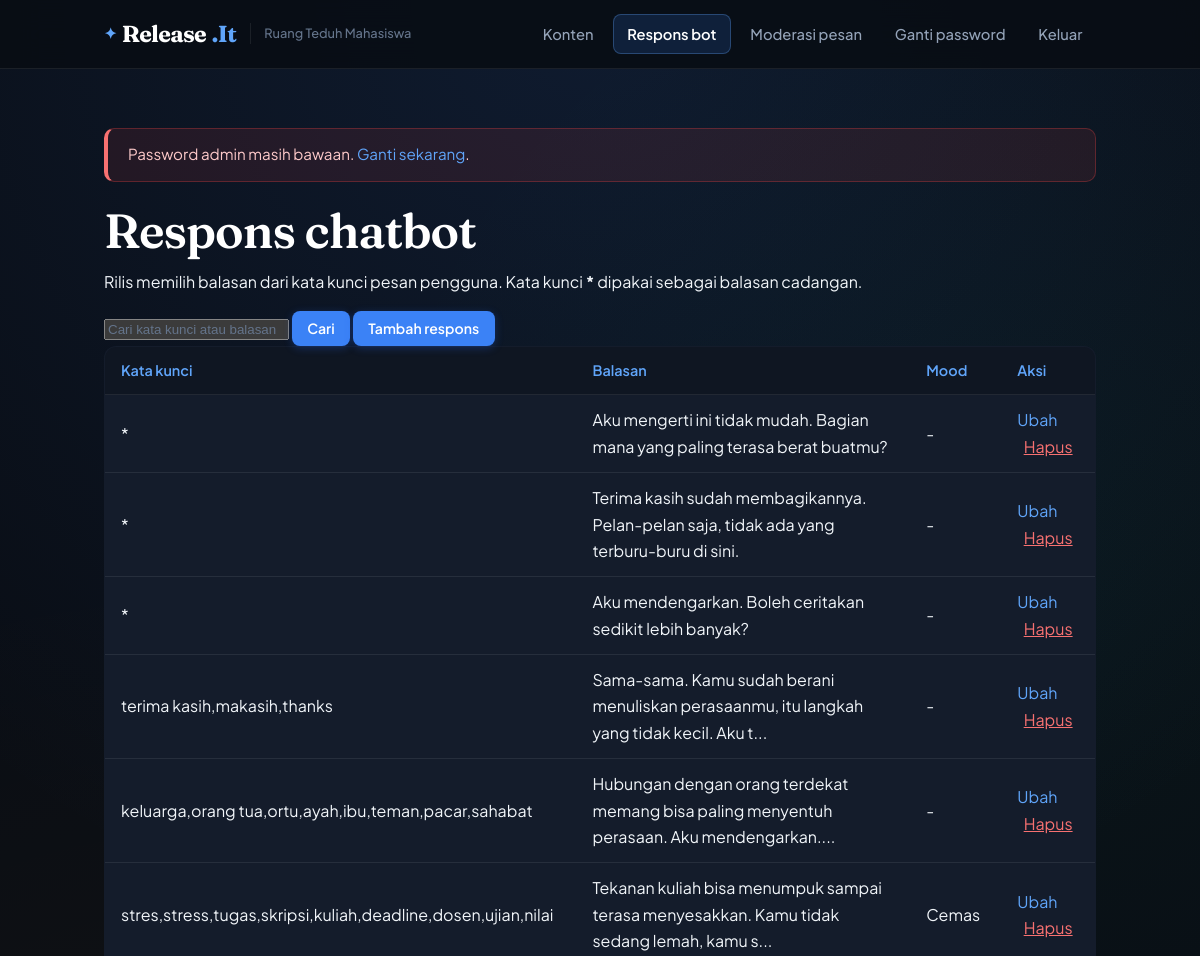
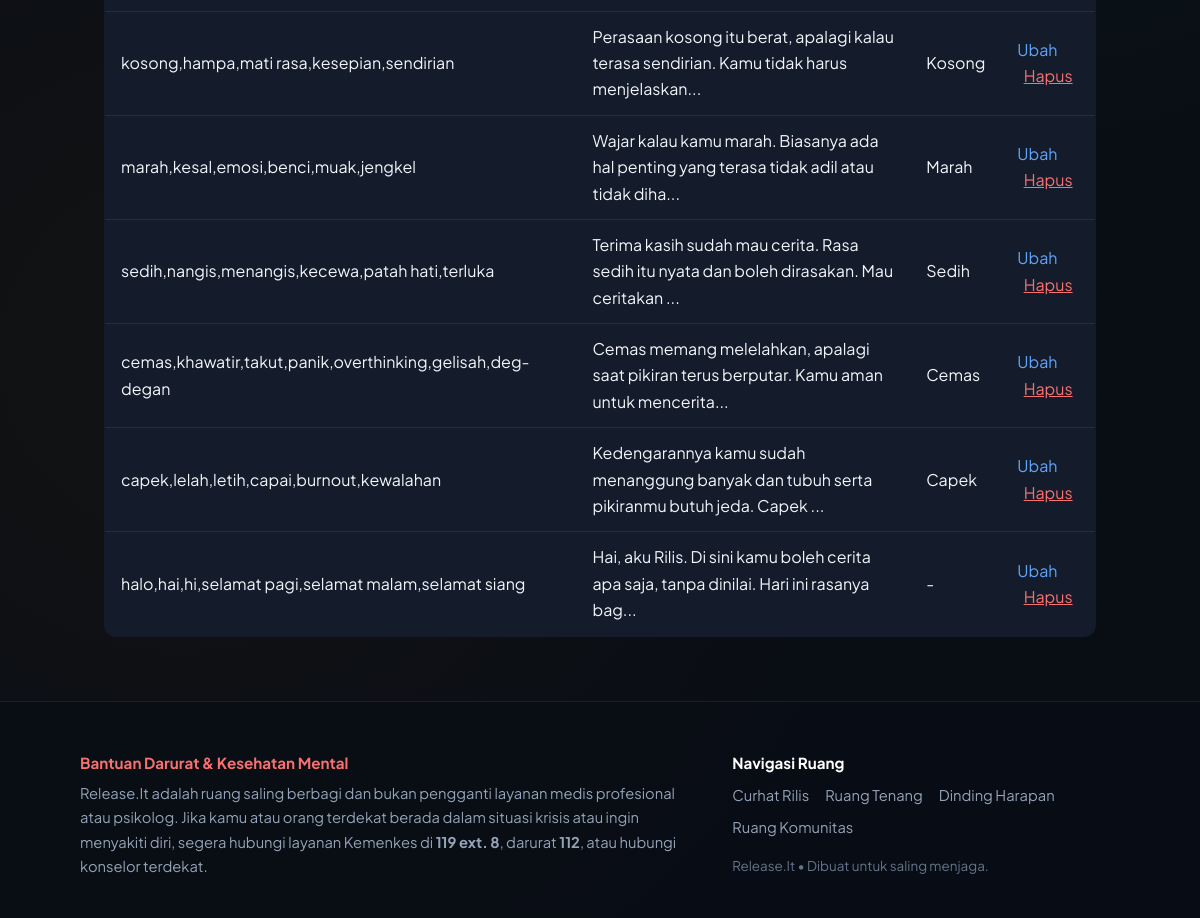
Screenshot of /admin/bot.php (signed in) with the database file from the repository (2 pictures, top to bottom).
### tables this page shows
CREATE TABLE respons_bot (
  id INT AUTO_INCREMENT PRIMARY KEY,
  kata_kunci VARCHAR(255) NOT NULL,
  balasan TEXT NOT NULL,
  id_mood INT NULL,                
  FOREIGN KEY (id_mood) REFERENCES mood(id) ON DELETE SET NULL
);

CREATE TABLE mood (
  id INT AUTO_INCREMENT PRIMARY KEY,
  nama VARCHAR(30) NOT NULL
);

### config/koneksi.php (called while the page is built, shortened)
<?php
function e($s) { return htmlspecialchars($s, ENT_QUOTES, 'UTF-8'); }

### admin/bot.php (the view, shortened to what this page needs)
<?php
require '../config/koneksi.php';
$q = trim($_GET['q'] ?? '');
$s = $pdo->prepare("SELECT r.*, m.nama AS mood FROM respons_bot r LEFT JOIN mood m ON m.id = r.id_mood
                    WHERE r.kata_kunci LIKE ? OR r.balasan LIKE ? ORDER BY r.id DESC");
$s->execute(["%$q%", "%$q%"]);
$rows = $s->fetchAll();
require '../includes/header.php';
?>
<section>
  <h1>Respons chatbot</h1>
  <p>Rilis memilih balasan dari kata kunci pesan pengguna. Kata kunci <strong>*</strong> dipakai sebagai balasan cadangan.</p>
  <form method="get" class="baris">
    <input name="q" placeholder="Cari kata kunci atau balasan" value="<?= e($q) ?>">
    <button class="tombol kecil">Cari</button>
    <a class="tombol kecil" href="bot_form.php">Tambah respons</a>
  </form>
  <div class="gulir"><table>
    <tr><th>Kata kunci</th><th>Balasan</th><th>Mood</th><th>Aksi</th></tr>
    <?php foreach ($rows as $r): ?>
    <tr>
      <td><?= e($r['kata_kunci']) ?></td>
      <td><?= e(mb_strimwidth($r['balasan'], 0, 90, '...')) ?></td>
      <td><?= e($r['mood'] ?? '-') ?></td>
      <td>
        <a href="bot_form.php?id=<?= $r['id'] ?>">Ubah</a>
        <form method="post" class="inline" onsubmit="return confirm('Hapus respons ini?')">
          <?= csrf_field() ?><button name="hapus" value="<?= $r['id'] ?>" class="link-bahaya">Hapus</button>
        </form>
      </td>
    </tr>
    <?php endforeach; ?>
  </table></div>
</section>
<?php require '../includes/footer.php'; ?>

### assets/style.css (style rules this page uses)
:root { --bg-dasar: #090D14; --bg-kedua: #0F1622; --bg-kartu: #141C2B; --bg-kartu-hover: #1A2538; --bg-input: #0D131E; --garis: rgba(255, 255, 255, 0.08); --garis-terang: rgba(96, 165, 250, 0.25); --garis-fokus: #60A5FA; --teks: #F1F5F9; --redup: #94A3B8; --muted: #64748B; --biru: #3B82F6; --biru-tua: #2563EB; --cahaya: #60A5FA; --kaca: rgba(20, 28, 43, 0.72); --hangat: #F59E0B; --emerald: #10B981; --koral: #F87171; --font-judul: 'Fraunces', Georgia, serif; --font-isi: 'Plus Jakarta Sans', system-ui, -apple-system, sans-serif; --radius-kartu: 16px; --radius-tombol: 10px; --radius-chip: 999px; --transisi: all 0.2s cubic-bezier(0.16, 1, 0.3, 1); }
*, *::before, *::after { box-sizing: border-box; }
html { scroll-behavior: smooth; color-scheme: dark; }
body { position: relative; isolation: isolate; min-height: 100vh; margin: 0; color: var(--teks); font: 400 16px/1.65 var(--font-isi); background-color: var(--bg-dasar); background-image: radial-gradient(circle at 50% 0%, rgba(59, 130, 246, 0.12) 0%, transparent 50%), radial-gradient(circle at 85% 30%, rgba(16, 185, 129, 0.05) 0%, transparent 40%), radial-gradient(circle at 15% 70%, rgba(245, 158, 11, 0.04) 0%, transparent 45%); background-attachment: fixed; -webkit-font-smoothing: antialiased; -moz-osx-font-smoothing: grayscale; }
h1, h2, h3 { font-family: var(--font-judul); font-weight: 600; line-height: 1.25; letter-spacing: -0.02em; color: #FFFFFF; }
h1 { font-size: clamp(2rem, 5vw, 3rem); margin: 0 0 0.5rem; }
p { margin: 0 0 1rem; }
a { color: var(--cahaya); text-decoration: none; transition: var(--transisi); }
.tombol { display: inline-flex; align-items: center; justify-content: center; gap: 0.5rem; padding: 0.65rem 1.4rem; border: 1px solid transparent; border-radius: var(--radius-tombol); background: var(--biru); color: #FFFFFF; font: 600 0.95rem var(--font-isi); cursor: pointer; text-decoration: none; transition: var(--transisi); box-shadow: 0 2px 8px rgba(37, 99, 235, 0.3); }
.tombol.kecil, .tombol-kecil { padding: 0.45rem 0.9rem; font-size: 0.88rem; border-radius: 8px; }
textarea::placeholder, input::placeholder { color: var(--muted); }
.gulir { overflow-x: auto; }
table { width: 100%; border-collapse: collapse; background: var(--bg-kartu); border-radius: 12px; overflow: hidden; border: 1px solid var(--garis); }
th, td { padding: 0.75rem 1rem; border-bottom: 1px solid var(--garis); text-align: left; }
th { color: var(--cahaya); font-weight: 600; font-size: 0.9rem; background: var(--bg-kedua); }
.link, .link-bahaya { background: none; border: 0; padding: 0 0.4rem; font: inherit; cursor: pointer; text-decoration: underline; color: var(--cahaya); }
.link-bahaya { color: var(--koral); }

### rows the page displays
respons_bot: kata_kunci "*", balasan "Aku mengerti ini tidak mudah. Bagian mana yang paling terasa berat buatmu?", mood "-", $r['id'] 12 (drawn)
respons_bot: kata_kunci "*", balasan "Terima kasih sudah membagikannya. Pelan-pelan saja, tidak ada yang terburu-buru di sini.", mood "-", $r['id'] 11 (drawn)
respons_bot: kata_kunci "*", balasan "Aku mendengarkan. Boleh ceritakan sedikit lebih banyak?", mood "-", $r['id'] 10 (drawn)
respons_bot: kata_kunci "terima kasih,makasih,thanks", balasan "Sama-sama. Kamu sudah berani menuliskan perasaanmu, itu langkah yang tidak kecil. Aku t...", mood "-", $r['id'] 9 (drawn)
respons_bot: kata_kunci "keluarga,orang tua,ortu,ayah,ibu,teman,pacar,sahabat", balasan "Hubungan dengan orang terdekat memang bisa paling menyentuh perasaan. Aku mendengarkan....", mood "-", $r['id'] 8 (drawn)
respons_bot: kata_kunci "stres,stress,tugas,skripsi,kuliah,deadline,dosen,ujian,nilai", balasan "Tekanan kuliah bisa menumpuk sampai terasa menyesakkan. Kamu tidak sedang lemah, kamu s...", id_mood.nama "Cemas", $r['id'] 7 (drawn)
respons_bot: kata_kunci "kosong,hampa,mati rasa,kesepian,sendirian", balasan "Perasaan kosong itu berat, apalagi kalau terasa sendirian. Kamu tidak harus menjelaskan...", id_mood.nama "Kosong", $r['id'] 6 (drawn)
respons_bot: kata_kunci "marah,kesal,emosi,benci,muak,jengkel", balasan "Wajar kalau kamu marah. Biasanya ada hal penting yang terasa tidak adil atau tidak diha...", id_mood.nama "Marah", $r['id'] 5 (drawn)
respons_bot: kata_kunci "sedih,nangis,menangis,kecewa,patah hati,terluka", balasan "Terima kasih sudah mau cerita. Rasa sedih itu nyata dan boleh dirasakan. Mau ceritakan ...", id_mood.nama "Sedih", $r['id'] 4 (drawn)
respons_bot: kata_kunci "cemas,khawatir,takut,panik,overthinking,gelisah,deg-degan", balasan "Cemas memang melelahkan, apalagi saat pikiran terus berputar. Kamu aman untuk mencerita...", id_mood.nama "Cemas", $r['id'] 3 (drawn)
respons_bot: kata_kunci "capek,lelah,letih,capai,burnout,kewalahan", balasan "Kedengarannya kamu sudah menanggung banyak dan tubuh serta pikiranmu butuh jeda. Capek ...", id_mood.nama "Capek", $r['id'] 2 (drawn)
respons_bot: kata_kunci "halo,hai,hi,selamat pagi,selamat malam,selamat siang", balasan "Hai, aku Rilis. Di sini kamu boleh cerita apa saja, tanpa dinilai. Hari ini rasanya bag...", mood "-", $r['id'] 1 (drawn)
